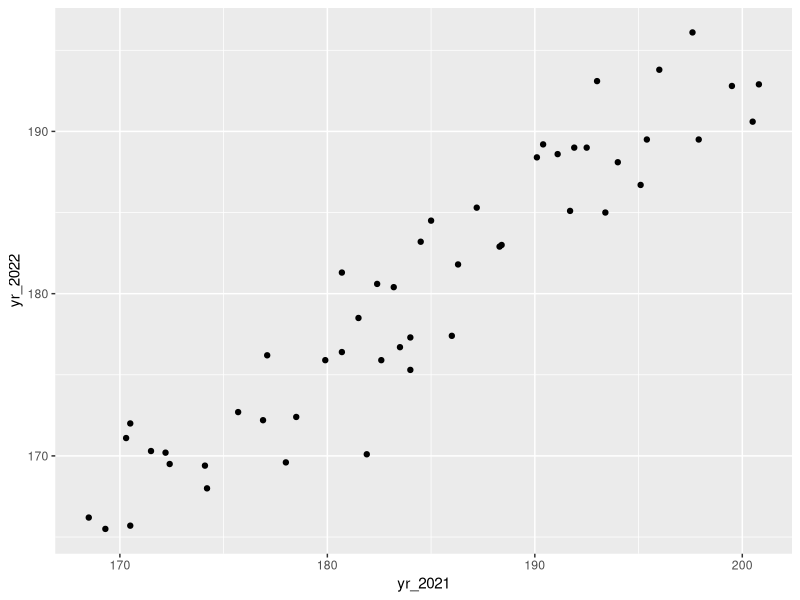
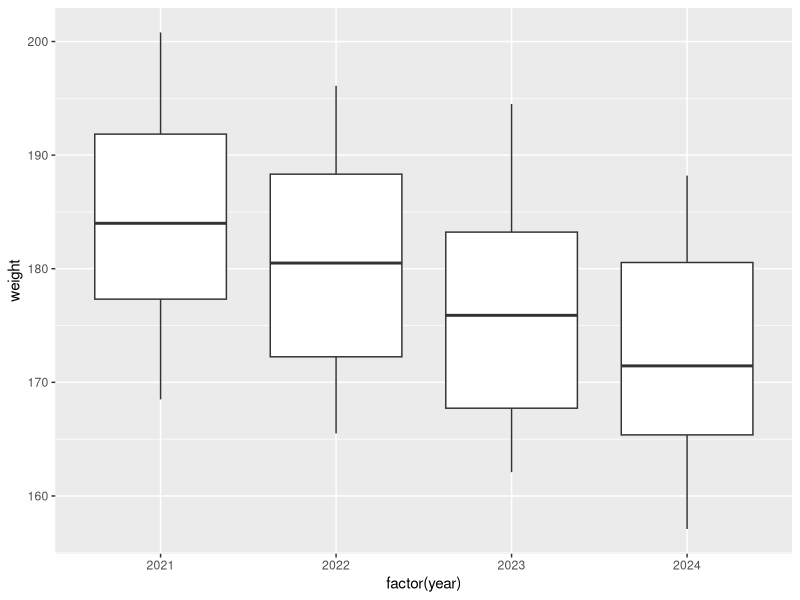

Recreate these plots in R, in order.
## ---- chunk 1
#| message: false
# A collection of R packages designed for data science
library(tidyverse)

surveys_join <- read_csv("data/surveys_join.csv")
## ---- chunk 2
#| message: false
# Read in the data
surveys_join <- read_csv("data/surveys_join.csv")

# Look at the first few rows
head(surveys_join)
## ---- chunk 3
surveys_join |> 
  pivot_wider(names_from = "year",
              values_from = "weight",
              names_prefix = "yr_") |>
  head()
## ---- chunk 4
surveys_wide <- surveys_join |> 
  pivot_wider(names_from = "year",
              values_from = "weight",
              names_prefix = "yr_")
## ---- chunk 5
#| label: fig-weight_2122
#| fig-cap: "Scatterplot of `weight` for 2021 and 2022"
ggplot(surveys_wide, aes(x = yr_2021, y = yr_2022)) +
  geom_point()
## ---- chunk 6
#| label: fig-weight_by_year
#| fig-cap: "Boxplot of `weight` for 2021 - 2024"
ggplot(surveys_join, aes(x = factor(year), y =  weight)) +
  geom_boxplot()
## ---- chunk 7
surveys_wide |> 
  pivot_longer(cols = -record_id,
               names_to = "year",
               values_to = "weight",
               names_prefix = "yr_")
